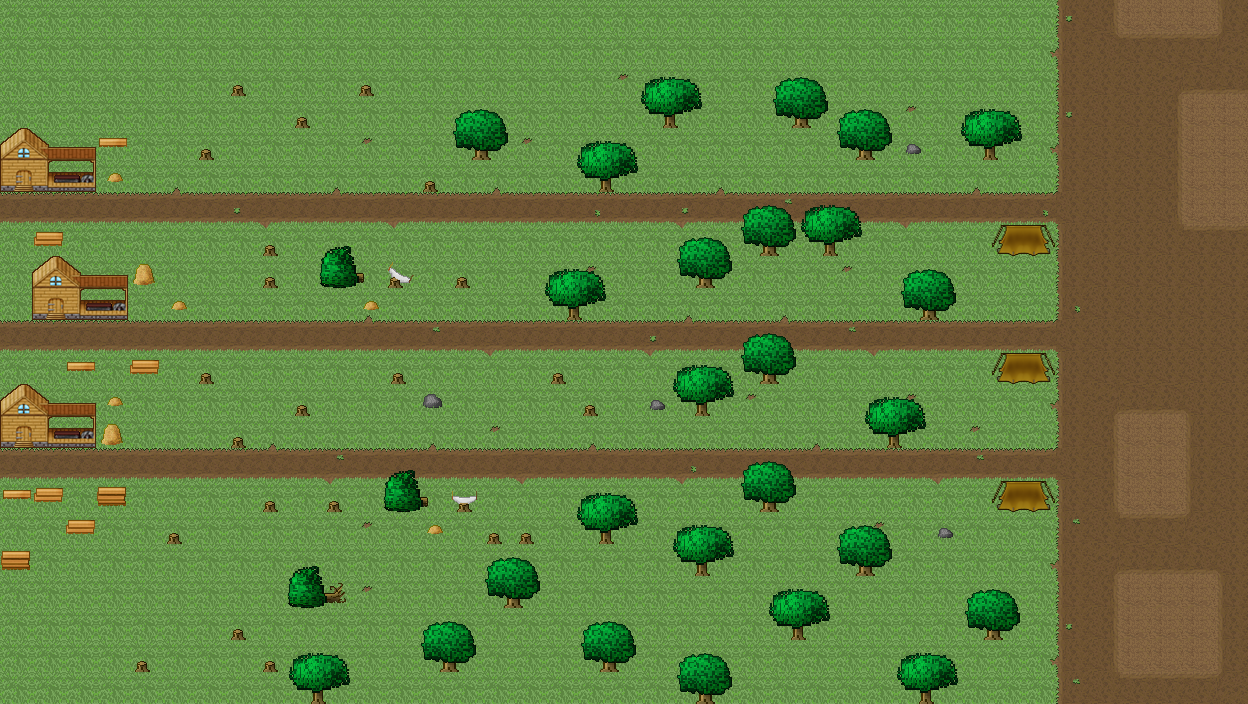

This game map was drawn from its Tiled (.tmx) file and the tilesets committed beside it. A one-line description and the trimmed map source follow:
An orthogonal 39x22 tile map with 32x32 px tiles, 5 tile layers (Ground1, Ground2, Destructable Environment, DooDads, ...).

<map version="1.0" orientation="orthogonal" renderorder="right-down" width="39" height="22" tilewidth="32" tileheight="32" nextobjectid="7">
 <tileset firstgid="1" name="Storm_Environment" tilewidth="32" tileheight="32">
  <image source="Storm_Environment.png" width="768" height="576" />
 </tileset>
 <layer name="Ground1" width="39" height="22">
  <data>[858 cells, 858 non-empty, 20 distinct tile ids]</data>
 </layer>
 <layer name="Ground2" width="39" height="22">
  <data>[858 cells, 5 non-empty, 1 distinct tile ids]</data>
 </layer>
 <layer name="Destructable Environment" width="39" height="22">
  <data>[858 cells, 18 non-empty, 6 distinct tile ids]</data>
 </layer>
 <layer name="DooDads" width="39" height="22">
  <data>[858 cells, 171 non-empty, 27 distinct tile ids]</data>
 </layer>
 <layer name="Above Player" width="39" height="22">
  <data>[858 cells, 9 non-empty, 5 distinct tile ids]</data>
 </layer>
</map>